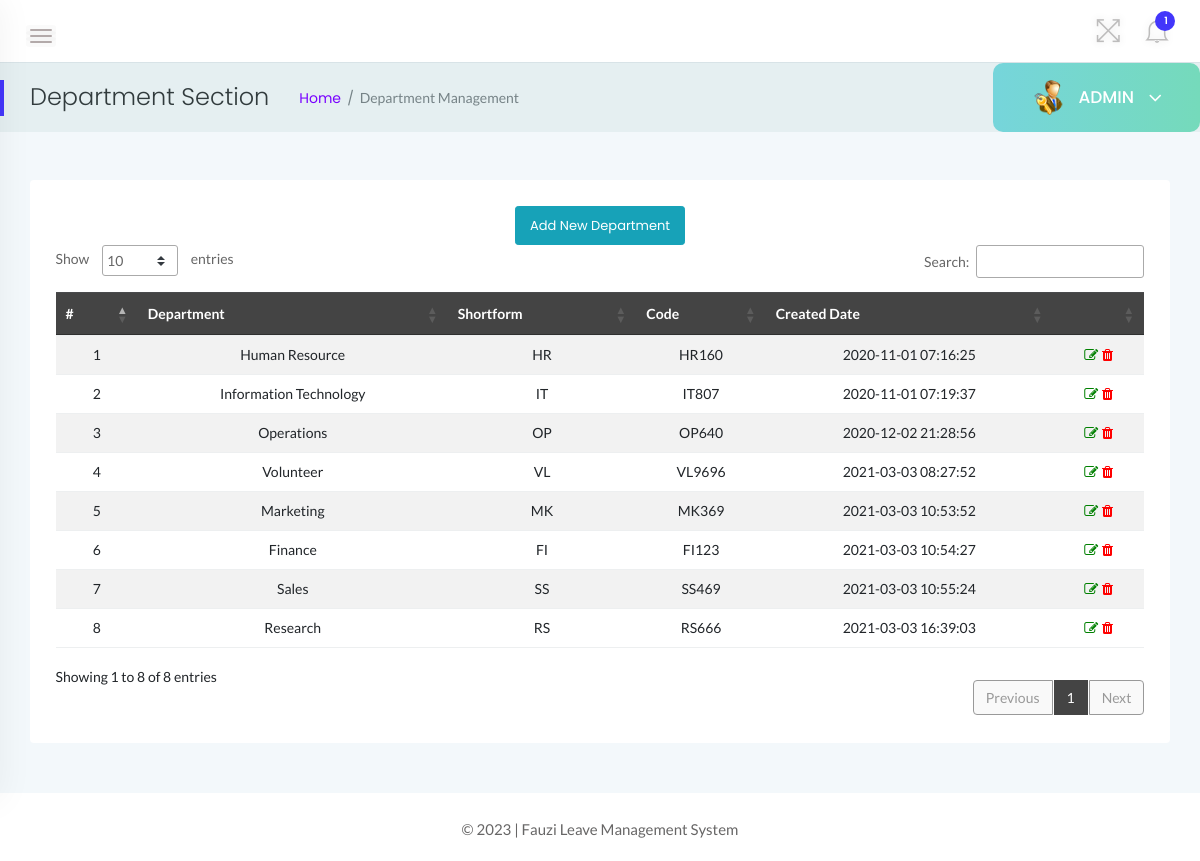
Before: /admin/department.php (signed in) with the older database file.
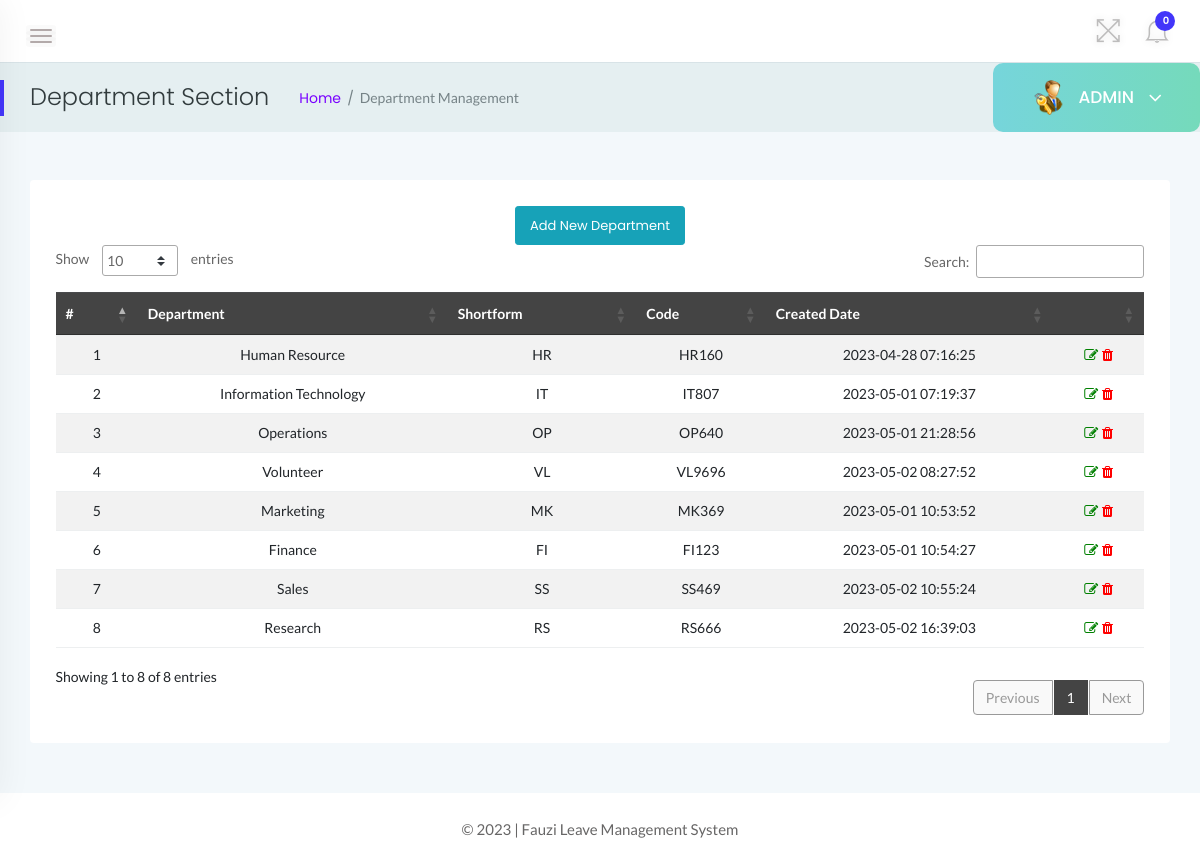
After: the same page with the newer database file.
### tables this page shows
CREATE TABLE `tbldepartments` (
  `id` int(11) NOT NULL,
  `DepartmentName` varchar(150) DEFAULT NULL,
  `DepartmentShortName` varchar(100) NOT NULL,
  `DepartmentCode` varchar(50) DEFAULT NULL,
  `CreationDate` timestamp NULL DEFAULT current_timestamp()
);

### admin/department.php (the view, shortened to what the changed rows need)
<?php
    include('../includes/dbconn.php');
    if(strlen($_SESSION['alogin'])==0){
    header('location:index.php');
    } else {
?>
<!doctype html>
<html class="no-js" lang="en">
<head>
    <link rel="stylesheet" href="../assets/css/bootstrap.min.css">
    <link rel="stylesheet" href="../assets/css/font-awesome.min.css">
    <link rel="stylesheet" href="../assets/css/themify-icons.css">
    <link rel="stylesheet" href="../assets/css/metisMenu.css">
    <link rel="stylesheet" href="../assets/css/owl.carousel.min.css">
    <link rel="stylesheet" href="../assets/css/slicknav.min.css">
    <link rel="stylesheet" href="https://www.amcharts.com/lib/3/plugins/export/export.css" type="text/css" media="all" />
    <link rel="stylesheet" type="text/css" href="https://cdn.datatables.net/1.10.19/css/jquery.dataTables.css">
    <link rel="stylesheet" type="text/css" href="https://cdn.datatables.net/1.10.18/css/dataTables.bootstrap4.min.css">
    <link rel="stylesheet" type="text/css" href="https://cdn.datatables.net/responsive/2.2.3/css/responsive.bootstrap.min.css">
    <link rel="stylesheet" type="text/css" href="https://cdn.datatables.net/responsive/2.2.3/css/responsive.jqueryui.min.css">
    <link rel="stylesheet" href="../assets/css/typography.css">
    <link rel="stylesheet" href="../assets/css/default-css.css">
    <link rel="stylesheet" href="../assets/css/styles.css">
    <link rel="stylesheet" href="../assets/css/responsive.css">
</head>
<body>
    <div class="page-container">
        <div class="main-content">
            <div class="header-area">
                <div class="row align-items-center">
                    <div class="col-md-6 col-sm-8 clearfix">
                        <div class="nav-btn pull-left">
                            <span></span>
                            <span></span>
                            <span></span>
                        </div>
                    </div>
                    <div class="col-md-6 col-sm-4 clearfix">
                        <ul class="notification-area pull-right">
                            <li id="full-view"><i class="ti-fullscreen"></i></li>
                            <?php include '../includes/admin-notification.php'?>
                        </ul>
                    </div>
                </div>
            </div>
            <div class="page-title-area">
                <div class="row align-items-center">
                    <div class="col-sm-6">
                        <div class="breadcrumbs-area clearfix">
                            <h4 class="page-title pull-left">Department Section</h4>
                            <ul class="breadcrumbs pull-left">
                                <li><a href="dashboard.php">Home</a></li>
                                <li><span>Department Management</span></li>
                            </ul>
                        </div>
                    </div>
                    <div class="col-sm-6 clearfix">
                        <div class="user-profile pull-right">
                            <img class="avatar user-thumb" src="../assets/images/admin.png" alt="avatar">
                            <h4 class="user-name dropdown-toggle" data-toggle="dropdown">ADMIN <i class="fa fa-angle-down"></i></h4>
                        </div>
                    </div>
                </div>
            </div>
            <div class="main-content-inner">
                <div class="row">
                    <div class="col-12 mt-5">
                        <div class="card">
                            <div class="card-body">
                                <div class="data-tables datatable-dark">
                                <center><a href="add-department.php" class="btn btn-sm btn-info">Add New Department</a></center>
                                    <table id="dataTable3" class="table table-hover table-striped text-center">
                                        <thead class="text-capitalize">
                                            <tr>
                                                <th>#</th>
                                                <th>Department</th>
                                                <th>Shortform</th>
                                                <th>Code</th>
                                                <th>Created Date</th>
                                                <th></th>
                                            </tr>
                                        </thead>
                                        <tbody>
                                    <?php $sql = "SELECT * from tbldepartments";
                                    $query = $dbh -> prepare($sql);
                                    $query->execute();
                                    $results=$query->fetchAll(PDO::FETCH_OBJ);
                                    $cnt=1;
                                    if($query->rowCount() > 0)
                                    {
                                    foreach($results as $result)
                                    {               ?>
                                        <tr>
                                            <td> <?php echo htmlentities($cnt);?></td>
                                            <td><?php echo htmlentities($result->DepartmentName);?></td>
                                            <td><?php echo htmlentities($result->DepartmentShortName);?></td>
                                            <td><?php echo htmlentities($result->DepartmentCode);?></td>
                                            <td><?php echo htmlentities($result->CreationDate);?></td>
                                            <td><a href="edit-department.php?deptid=<?php echo htmlentities($result->id);?>"><i class="fa fa-edit" style="color:green"></i></a><a href="department.php?del=<?php echo htmlentities($result->id);?>" onclick="return confirm('Do you want to delete');"> <i class="fa fa-trash" style="color:red"></i></a></td>
                                        </tr>
                                         <?php $cnt++;} }?>
                                    </tbody>
                                    </table>
                                </div>
                            </div>
                        </div>
                    </div>
                </div>
                </div>
            </div>
            <?php include '../includes/footer.php' ?>
        </div>
</body>
</html>
<?php } ?>

### includes/admin-notification.php (shortened to what the changed rows need)
<link rel="stylesheet" href="../assets/css/styles.css">
<?php
    include 'dbconn.php';
    $isread=0;
    $sql = "SELECT id from tblleaves where IsRead=:isread";
    $query = $dbh -> prepare($sql);
    $query->bindParam(':isread',$isread,PDO::PARAM_STR);
    $query->execute();
    $unreadcount=$query->rowCount();
?>
    <li class="dropdown">
        <i class="ti-bell dropdown-toggle" data-toggle="dropdown">
            <span><?php echo htmlentities($unreadcount);?></span>
            </i>
     </li>

Changed rows visible on the page:
changed tbldepartments "Human Resource": CreationDate "2020-11-01 07:16:25" → "2023-04-28 07:16:25"
changed tbldepartments "Information Technology": CreationDate "2020-11-01 07:19:37" → "2023-05-01 07:19:37"
changed tbldepartments "Operations": CreationDate "2020-12-02 21:28:56" → "2023-05-01 21:28:56"
changed tbldepartments "Volunteer": CreationDate "2021-03-03 08:27:52" → "2023-05-02 08:27:52"
changed tbldepartments "Marketing": CreationDate "2021-03-03 10:53:52" → "2023-05-01 10:53:52"
changed tbldepartments "Finance": CreationDate "2021-03-03 10:54:27" → "2023-05-01 10:54:27"
changed tbldepartments "Sales": CreationDate "2021-03-03 10:55:24" → "2023-05-02 10:55:24"
changed tbldepartments "Research": CreationDate "2021-03-03 16:39:03" → "2023-05-02 16:39:03"
Other visible differences:
$unreadcount: "1" → "0"
